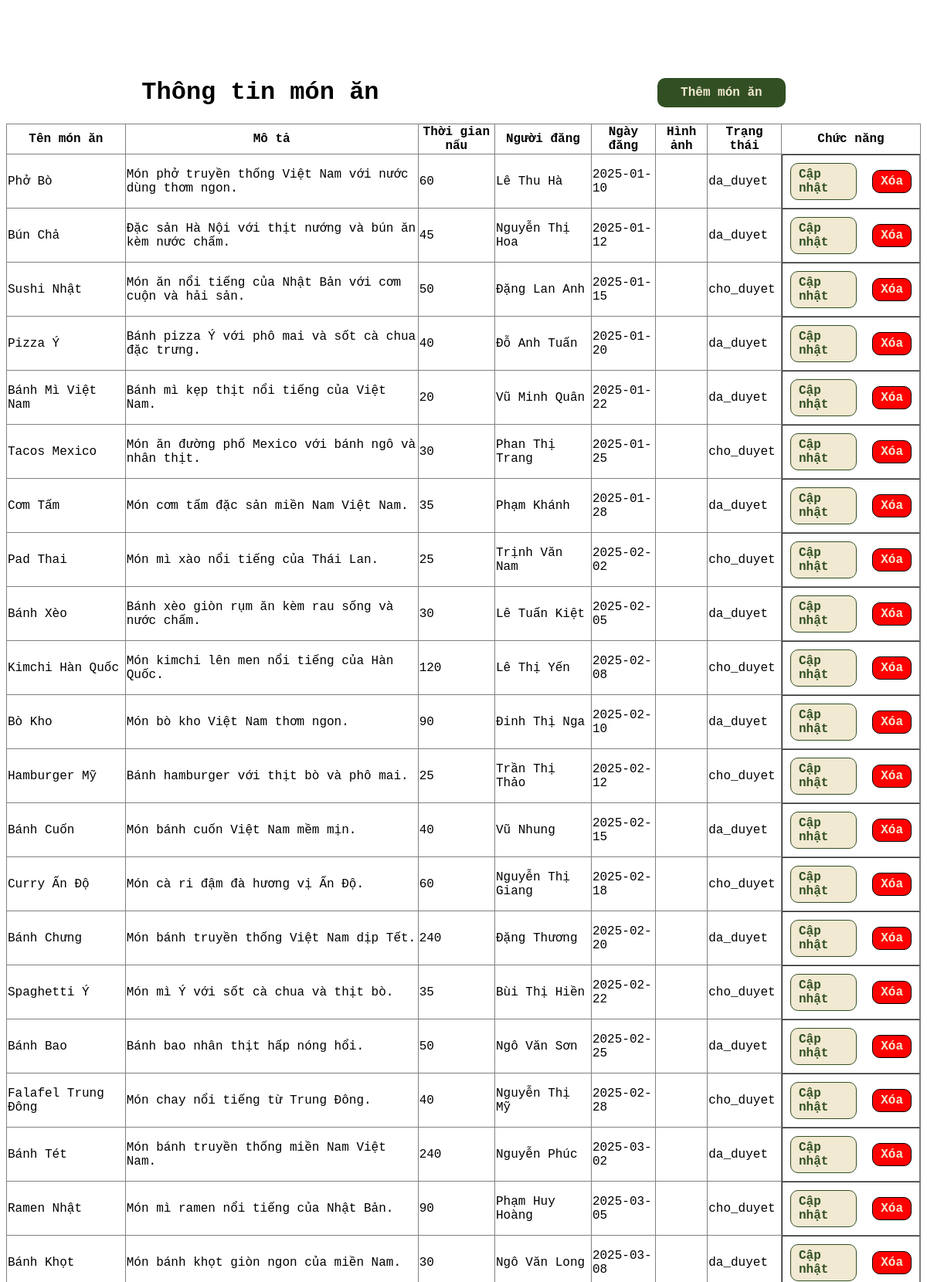
Page /gdadmin/monan/monan.php (upper part) on the committed database.
### tables this page shows
CREATE TABLE IF NOT EXISTS mon_an(
	id INT PRIMARY KEY AUTO_INCREMENT,
	ten_mon_an VARCHAR(100) NOT NULL,
	mo_ta TEXT,
	thoi_gian_nau INT,
	nguoi_dang_id INT,
	ngay_dang DATE,
	hinh_anh VARCHAR(255),
    trang_thai VARCHAR(20),
	FOREIGN KEY (nguoi_dang_id) REFERENCES nguoi_dung(id) ON DELETE CASCADE
);

CREATE TABLE IF NOT EXISTS nguoi_dung(
	id INT PRIMARY KEY AUTO_INCREMENT,
	ten_dang_nhap VARCHAR(50) NOT NULL,
	mat_khau VARCHAR(50) NOT NULL,
	ho_ten VARCHAR(50),
    gioi_tinh VARCHAR(5),
	email VARCHAR(50),
	sdt VARCHAR(10),
	vai_tro_id INT,
	ngay_sinh DATE,
	FOREIGN KEY (vai_tro_id) REFERENCES vai_tro(id)
);

### gdadmin/monan/monan.php (the view, shortened to what this page needs)
<!DOCTYPE html>
<html lang="en">
<head>
    <link rel="stylesheet" href="cacbang.css">
</head>
<body>
    <div class="dau">
        <h1>Thông tin món ăn</h1>
        <a href="admin.php?page=themmonan" class="nut">Thêm món ăn</a>
    </div>
    <table border=1>
        <tr>
            <th>Tên món ăn</th>
            <th>Mô tả</th>
            <th>Thời gian nấu</th>
            <th>Người đăng</th>
            <th>Ngày đăng</th>
            <th>Hình ảnh</th>
            <th>Trạng thái</th>
            <th>Chức năng</th>
        </tr>
        <?php
            include("../connect.php");
            $sql = "SELECT ma.*, nd.ho_ten
                    FROM mon_an ma
                    JOIN nguoi_dung nd ON nd.id = ma.nguoi_dang_id";
            $result = mysqli_query($conn, $sql);
            while($row = mysqli_fetch_array($result)){
        ?>
        <tr>
            <td><?php echo $row["ten_mon_an"] ?></td>
            <td><?php echo $row["mo_ta"] ?></td>
            <td><?php echo $row["thoi_gian_nau"] ?></td>
            <td><?php echo $row["ho_ten"] ?></td>
            <td><?php echo $row["ngay_dang"] ?></td>
            <td><img src="<?php echo $row["hinh_anh"] ?>" alt=""></td>
            <td><?php echo $row["trang_thai"] ?></td>
            <td class="chucnang">
                <a href="admin.php?page=capnhatmonan&id=<?php echo $row['id']?>" class="nutcapnhat">Cập nhật</a>
                <a href="monan/xoamonan.php?id=<?php echo $row['id']?>" class="nutxoa"
                onclick="return confirm('Bạn có chắc muốn xóa món ăn này?')">
                    Xóa
                </a>
            </td>
        </tr>
        <?php } ?>
    </table>
</body>
</html>

### gdadmin/cacbang.css (style rules this page uses)
body { font-family: 'Courier New', Courier, monospace; font-size: 16px; display:flex; flex-direction: column; margin-top:10vh; }
a { text-decoration: none; }
.nut { color: #f1e9d2; background-color: #324f23; font-size: 16px; border-radius: 10px; padding:10px 30px; margin-left: 10px; }
.nutcapnhat { background-color: #f1e9d2; color:#324f23; border-radius: 10px; padding:5px 10px; border: 1px solid #324f23; margin:5px; }
.nutxoa { background-color: red; color: #f1e9d2; border: 1px solid black; border-radius: 10px; padding:5px 10px; margin:5px; }
.nut, .nutxoa, .nutcapnhat { font-weight: bold; }
table { width: 100%; border-collapse: collapse; }
.dau { display:flex; justify-content: space-around; align-items: center; }
.chucnang { display:flex; justify-content: center; align-items: center; gap:10px; padding:5px; }

### rows in the picture
mon_an: ten_mon_an "Phở Bò", mo_ta "Món phở truyền thống Việt Nam với nước dùng thơm ngon.", thoi_gian_nau "60", nguoi_dang.ho_ten "Lê Thu Hà", ngay_dang "2025-01-10", trang_thai "da_duyet"
mon_an: ten_mon_an "Bún Chả", mo_ta "Đặc sản Hà Nội với thịt nướng và bún ăn kèm nước chấm.", thoi_gian_nau "45", nguoi_dang.ho_ten "Nguyễn Thị Hoa", ngay_dang "2025-01-12", trang_thai "da_duyet"
mon_an: ten_mon_an "Sushi Nhật", mo_ta "Món ăn nổi tiếng của Nhật Bản với cơm cuộn và hải sản.", thoi_gian_nau "50", nguoi_dang.ho_ten "Đặng Lan Anh", ngay_dang "2025-01-15", trang_thai "cho_duyet"
mon_an: ten_mon_an "Pizza Ý", mo_ta "Bánh pizza Ý với phô mai và sốt cà chua đặc trưng.", thoi_gian_nau "40", nguoi_dang.ho_ten "Đỗ Anh Tuấn", ngay_dang "2025-01-20", trang_thai "da_duyet"
mon_an: ten_mon_an "Bánh Mì Việt Nam", mo_ta "Bánh mì kẹp thịt nổi tiếng của Việt Nam.", thoi_gian_nau "20", nguoi_dang.ho_ten "Vũ Minh Quân", ngay_dang "2025-01-22", trang_thai "da_duyet"
mon_an: ten_mon_an "Tacos Mexico", mo_ta "Món ăn đường phố Mexico với bánh ngô và nhân thịt.", thoi_gian_nau "30", nguoi_dang.ho_ten "Phan Thị Trang", ngay_dang "2025-01-25", trang_thai "cho_duyet"
mon_an: ten_mon_an "Cơm Tấm", mo_ta "Món cơm tấm đặc sản miền Nam Việt Nam.", thoi_gian_nau "35", nguoi_dang.ho_ten "Phạm Khánh", ngay_dang "2025-01-28", trang_thai "da_duyet"
mon_an: ten_mon_an "Pad Thai", mo_ta "Món mì xào nổi tiếng của Thái Lan.", thoi_gian_nau "25", nguoi_dang.ho_ten "Trịnh Văn Nam", ngay_dang "2025-02-02", trang_thai "cho_duyet"
mon_an: ten_mon_an "Bánh Xèo", mo_ta "Bánh xèo giòn rụm ăn kèm rau sống và nước chấm.", thoi_gian_nau "30", nguoi_dang.ho_ten "Lê Tuấn Kiệt", ngay_dang "2025-02-05", trang_thai "da_duyet"
mon_an: ten_mon_an "Kimchi Hàn Quốc", mo_ta "Món kimchi lên men nổi tiếng của Hàn Quốc.", thoi_gian_nau "120", nguoi_dang.ho_ten "Lê Thị Yến", ngay_dang "2025-02-08", trang_thai "cho_duyet"
mon_an: ten_mon_an "Bò Kho", mo_ta "Món bò kho Việt Nam thơm ngon.", thoi_gian_nau "90", nguoi_dang.ho_ten "Đinh Thị Nga", ngay_dang "2025-02-10", trang_thai "da_duyet"
mon_an: ten_mon_an "Hamburger Mỹ", mo_ta "Bánh hamburger với thịt bò và phô mai.", thoi_gian_nau "25", nguoi_dang.ho_ten "Trần Thị Thảo", ngay_dang "2025-02-12", trang_thai "cho_duyet"
mon_an: ten_mon_an "Bánh Cuốn", mo_ta "Món bánh cuốn Việt Nam mềm mịn.", thoi_gian_nau "40", nguoi_dang.ho_ten "Vũ Nhung", ngay_dang "2025-02-15", trang_thai "da_duyet"
mon_an: ten_mon_an "Curry Ấn Độ", mo_ta "Món cà ri đậm đà hương vị Ấn Độ.", thoi_gian_nau "60", nguoi_dang.ho_ten "Nguyễn Thị Giang", ngay_dang "2025-02-18", trang_thai "cho_duyet"
mon_an: ten_mon_an "Bánh Chưng", mo_ta "Món bánh truyền thống Việt Nam dịp Tết.", thoi_gian_nau "240", nguoi_dang.ho_ten "Đặng Thương", ngay_dang "2025-02-20", trang_thai "da_duyet"
mon_an: ten_mon_an "Spaghetti Ý", mo_ta "Món mì Ý với sốt cà chua và thịt bò.", thoi_gian_nau "35", nguoi_dang.ho_ten "Bùi Thị Hiền", ngay_dang "2025-02-22", trang_thai "cho_duyet"
mon_an: ten_mon_an "Bánh Bao", mo_ta "Bánh bao nhân thịt hấp nóng hổi.", thoi_gian_nau "50", nguoi_dang.ho_ten "Ngô Văn Sơn", ngay_dang "2025-02-25", trang_thai "da_duyet"
mon_an: ten_mon_an "Falafel Trung Đông", mo_ta "Món chay nổi tiếng từ Trung Đông.", thoi_gian_nau "40", nguoi_dang.ho_ten "Nguyễn Thị Mỹ", ngay_dang "2025-02-28", trang_thai "cho_duyet"
mon_an: ten_mon_an "Bánh Tét", mo_ta "Món bánh truyền thống miền Nam Việt Nam.", thoi_gian_nau "240", nguoi_dang.ho_ten "Nguyễn Phúc", ngay_dang "2025-03-02", trang_thai "da_duyet"
mon_an: ten_mon_an "Ramen Nhật", mo_ta "Món mì ramen nổi tiếng của Nhật Bản.", thoi_gian_nau "90", nguoi_dang.ho_ten "Phạm Huy Hoàng", ngay_dang "2025-03-05", trang_thai "cho_duyet"
mon_an: ten_mon_an "Bánh Khọt", mo_ta "Món bánh khọt giòn ngon của miền Nam.", thoi_gian_nau "30", nguoi_dang.ho_ten "Ngô Văn Long", ngay_dang "2025-03-08", trang_thai "da_duyet"
